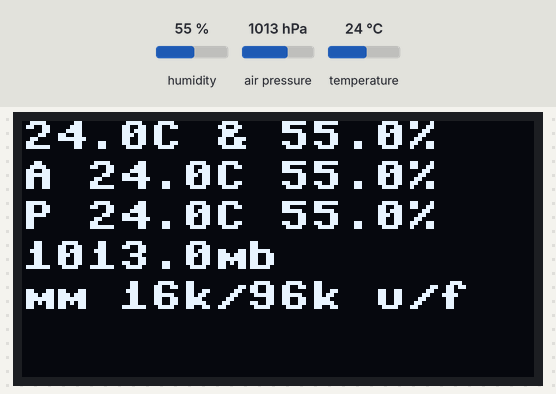
The program below on a simulated Raspberry Pi Pico running MicroPython. On the bench: 128×64 one-colour display. The test bench sets the inputs (shaded band); at power-on: humidity 55 %, air pressure 1013 hPa, temperature 24 °C. Library files of the repository ran but are not shown: bmp280.py, ssd1306.py.

Above: at 1.2 s.
1.3 s: humidity set to 22 %
At 3.0 s:
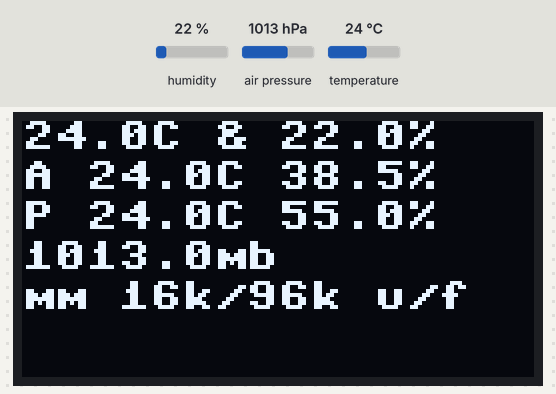
4.6 s: air pressure set to 952 hPa
At 7.2 s:
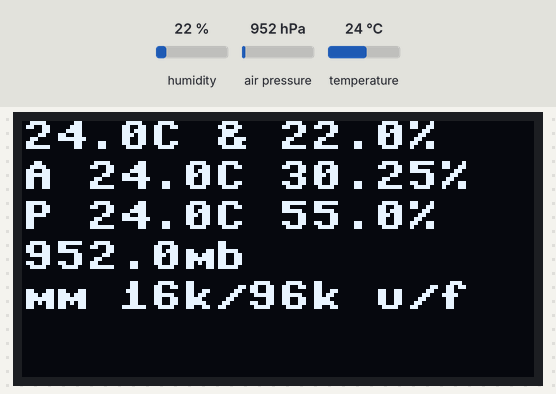
7.6 s: temperature set to 12 °C
At 8.7 s:
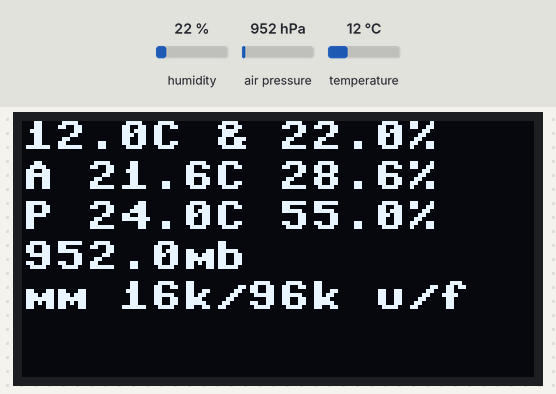
10.9 s: humidity set to 40 %
At 12.9 s:
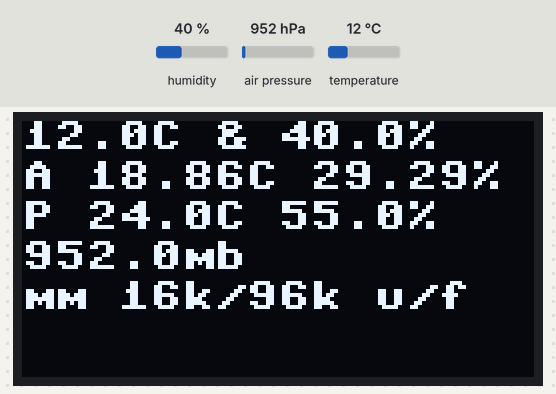
Timing chart, 0 to 14.4 s (numbered marks = the images above; inputs shaded):
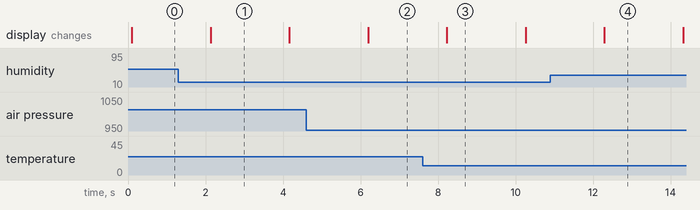

The program:

tempmon.py
```python
from machine import Pin, I2C
from bmp280 import BMP280
from ahtxx import AHT20
from time import sleep
import ssd1306
import gc

screeni2c = I2C(0, sda=Pin(0), scl=Pin(1), freq=400000)
display = ssd1306.SSD1306_I2C(128, 64, screeni2c)
i2c = I2C(1, sda=Pin(2), scl=Pin(3), freq=400000)
aht = AHT20(i2c)
bmp = BMP280(i2c, addr=0x77)
temp_avg = []
hum_avg = []
peak_temp = 0
peak_hum = 0
wait = 2
time = 0

def scrprint(string, x, y):
    display.text(string, x, y, 1)

def screrase(string, x, y):
    display.text(string, x, y, 0)

def scrclear():
    display.fill(0)
    display.show()

def get_stat():
    peak = 0
    peakh = 0
    temp_avg.append(aht.temperature)
    temp_avg.append(bmp.temperature)
    hum_avg.append(aht.relative_humidity)
    cur_temp = (aht.temperature + bmp.temperature) / 2
    cur_hum = aht.relative_humidity
    cur_pres = bmp.pressure / 100
    if cur_temp > float(peak_temp):
        peak = cur_temp
        peak = round(peak, 2)
    else:
        peak = float(peak_temp)
    if cur_hum > float(peak_hum):
        peakh = cur_hum
        peakh = round(peakh, 2)
    else:
        peakh = float(peak_hum)
    cur_temp = round(cur_temp, 2)
    cur_hum = round(cur_hum, 2)
    cur_pres = round(cur_pres, 2)
    return str(cur_temp), str(cur_hum), str(cur_pres), str(peak), str(peakh)


while True:
    cur_temp, cur_hum, cur_pres, peak_temp, peak_hum = get_stat()

    temp_trend = str(round(sum(temp_avg) / len(temp_avg), 2))
    hum_trend = str(round(sum(hum_avg) / len(hum_avg), 2))
    unallocated_mem = str(gc.mem_free() // 1024)
    allocated_mem = str(gc.mem_alloc() // 1024)

    scrprint(cur_temp + "C & " + cur_hum + "%", 0, 0)
    scrprint("A " + temp_trend + "C " + hum_trend + "%", 0, 10)
    scrprint("P " + peak_temp + "C " + peak_hum + "%", 0, 20)

    scrprint(cur_pres + "mb", 0, 30)

    scrprint(f"mm {allocated_mem}k/{unallocated_mem}k u/f" , 0, 40)
    display.show()
    sleep(wait)
    screrase(cur_temp + "C & " + cur_hum + "%", 0, 0)
    screrase("A " + temp_trend + "C " + hum_trend + "%", 0, 10)
    screrase("P " + peak_temp + "C " + peak_hum + "%", 0, 20)

    screrase(cur_pres + "mb", 0, 30)

    screrase(f"mm {allocated_mem}k/{unallocated_mem}k u/f" , 0, 40)

    time += wait
    if len(temp_avg) + len(hum_avg) > 1500:
        del temp_avg
        del hum_avg
        gc.collect()
        temp_avg = []
        hum_avg = []
        time = 0
    elif gc.mem_free() < 12000:
        gc.collect()
```

ahtxx.py
```python
import utime
from micropython import const


class AHT10:
    """Interface library for AHT10/AHT20 temperature+humidity sensors"""

    AHTX0_I2CADDR_DEFAULT = const(0x38)  # Default I2C address
    AHTX0_CMD_INITIALIZE = 0xE1  # Initialization command
    AHTX0_CMD_TRIGGER = const(0xAC)  # Trigger reading command
    AHTX0_CMD_SOFTRESET = const(0xBA)  # Soft reset command
    AHTX0_STATUS_BUSY = const(0x80)  # Status bit for busy
    AHTX0_STATUS_CALIBRATED = const(0x08)  # Status bit for calibrated

    def __init__(self, i2c, address=AHTX0_I2CADDR_DEFAULT):
        utime.sleep_ms(20)  # 20ms delay to wake up
        self._i2c = i2c
        self._address = address
        self._buf = bytearray(6)
        self.reset()
        if not self.initialize():
            raise RuntimeError("Could not initialize")
        self._temp = None
        self._humidity = None

    def reset(self):
        """Perform a soft-reset of the AHT"""
        self._buf[0] = self.AHTX0_CMD_SOFTRESET
        self._i2c.writeto(self._address, self._buf[0:1])
        utime.sleep_ms(20)  # 20ms delay to wake up

    def initialize(self):
        """Ask the sensor to self-initialize. Returns True on success, False otherwise"""
        self._buf[0] = self.AHTX0_CMD_INITIALIZE
        self._buf[1] = 0x08
        self._buf[2] = 0x00
        self._i2c.writeto(self._address, self._buf[0:3])
        self._wait_for_idle()
        if not self.status & self.AHTX0_STATUS_CALIBRATED:
            return False
        return True

    @property
    def status(self):
        """The status byte initially returned from the sensor, see datasheet for details"""
        self._read_to_buffer()
        return self._buf[0]

    @property
    def relative_humidity(self):
        """The measured relative humidity in percent."""
        self._perform_measurement()
        self._humidity = (
            (self._buf[1] << 12) | (self._buf[2] << 4) | (self._buf[3] >> 4)
        )
        self._humidity = (self._humidity * 100) / 0x100000
        return self._humidity

    @property
    def temperature(self):
        """The measured temperature in degrees Celcius."""
        self._perform_measurement()
        self._temp = ((self._buf[3] & 0xF) << 16) | (self._buf[4] << 8) | self._buf[5]
        self._temp = ((self._temp * 200.0) / 0x100000) - 50
        return self._temp

    def _read_to_buffer(self):
        """Read sensor data to buffer"""
        self._i2c.readfrom_into(self._address, self._buf)

    def _trigger_measurement(self):
        """Internal function for triggering the AHT to read temp/humidity"""
        self._buf[0] = self.AHTX0_CMD_TRIGGER
        self._buf[1] = 0x33
        self._buf[2] = 0x00
        self._i2c.writeto(self._address, self._buf[0:3])

    def _wait_for_idle(self):
        """Wait until sensor can receive a new command"""
        while self.status & self.AHTX0_STATUS_BUSY:
            utime.sleep_ms(5)

    def _perform_measurement(self):
        """Trigger measurement and write result to buffer"""
        self._trigger_measurement()
        self._wait_for_idle()
        self._read_to_buffer()


class AHT20(AHT10):
    AHTX0_CMD_INITIALIZE = 0xBE  # Calibration command
```

Measured:
- after the input at 1.3 s, the display: changes after 0.83 s (image 1)
- after the input at 4.6 s, the display: changes after 1.6 s (image 2)
- what the display in image 1 shows lasts 2.1 s, from 2.1 s to 4.2 s
